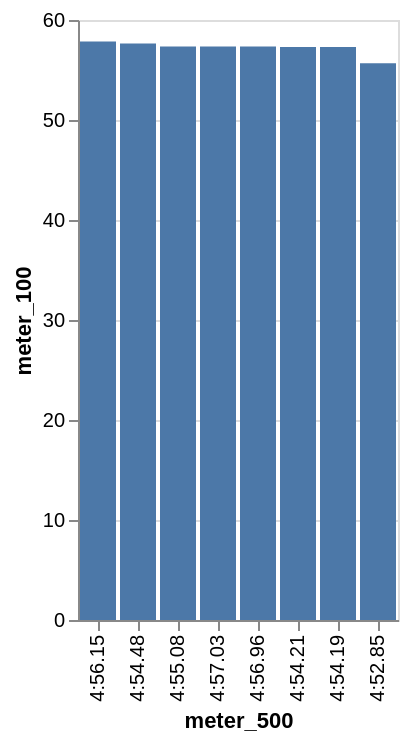

Vega-Lite specification stored for this chart:
### Vega-Lite specification from a JSON file in a GitHub repository (floating-point values rounded to 4 significant figures)
{"data": {"values": [{"x_data": "4:56.15", "y_data": 57.84}, {"x_data": "4:54.48", "y_data": 57.66}, {"x_data": "4:55.08", "y_data": 57.35}, {"x_data": "4:57.03", "y_data": 57.34}, {"x_data": "4:56.96", "y_data": 57.34}, {"x_data": "4:54.21", "y_data": 57.31}, {"x_data": "4:54.19", "y_data": 57.31}, {"x_data": "4:52.85", "y_data": 55.67}]}, "mark": "bar", "encoding": {"x": {"field": "x_data", "type": "nominal", "title": "meter_500", "sort": {"op": "sum", "field": "y_data", "order": "descending"}}, "y": {"field": "y_data", "type": "quantitative", "title": "meter_100"}}}
